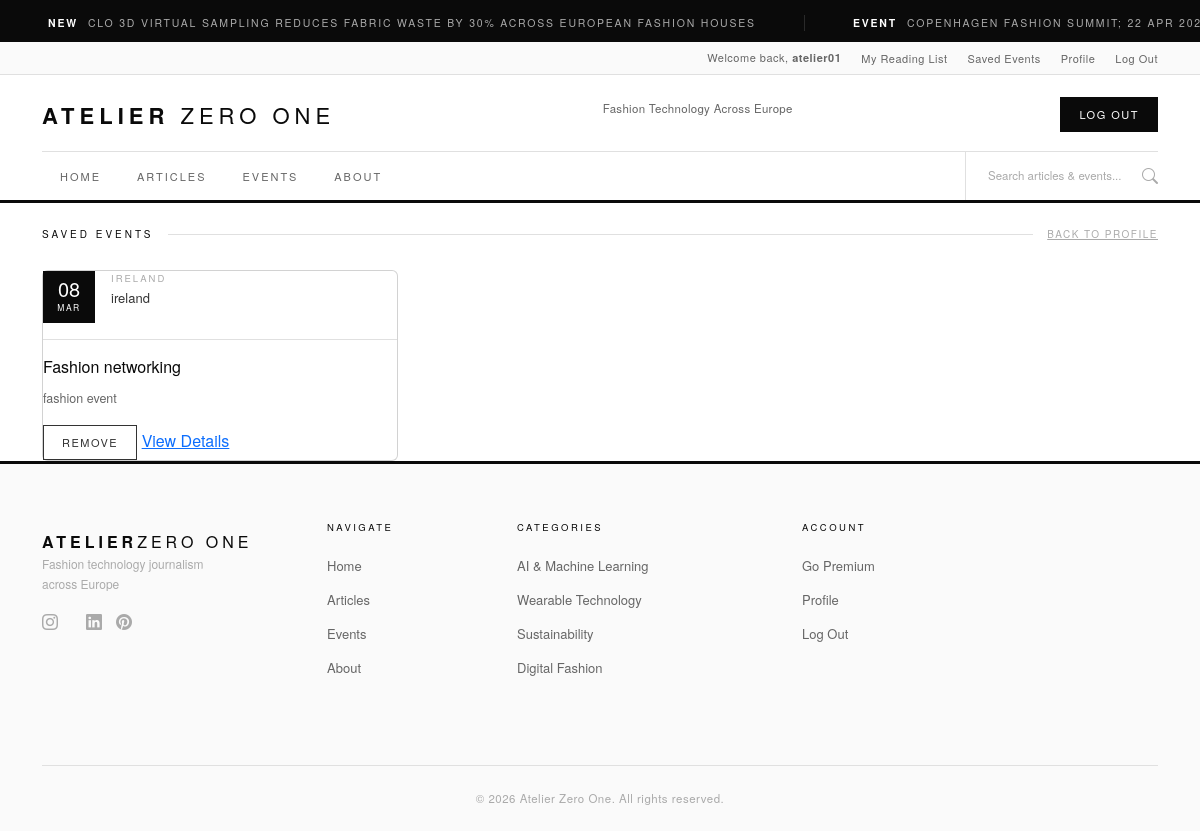
The app's page /user/saved-events/ (signed in) with its own data.
### events/models.py (models this page shows, shortened)
class Event(models.Model):
    title = models.CharField(max_length=200)
    slug = models.SlugField(unique=True)
    description = models.TextField()
    event_date = models.DateTimeField()
    location = models.CharField(max_length=200)
    country = models.CharField(max_length=100)
    website_url = models.URLField(blank=True)
    image = CloudinaryField('image', blank=True, null=True)
    is_published = models.BooleanField(default=False)
    created_at = models.DateTimeField(auto_now_add=True)
    class Meta:
        ordering = ['event_date']

### accounts/views.py (the view)
# urls.py: path('saved-events/', views.saved_events, name='saved_events'),
@login_required
def saved_events(request):
    profile = get_object_or_404(UserProfile, user=request.user)
    saved_events = profile.saved_events.all()
    context = {
        'saved_events': saved_events,
    }
    return render(request, 'accounts/saved_events.html', context)

### accounts/templates/accounts/saved_events.html (shortened to what this page needs)
{% extends "base.html" %}
{% load static %}
{% block extra_css %}
<link rel="stylesheet" href="{% static 'css/accounts.css' %}">
{% endblock %}
{% block content %}
<div class="container mt-4">
    <div class="section-label-row">
        <span class="section-label">Saved Events</span>
        <span class="section-rule"></span>
        <a href="{% url 'accounts:profile' %}" class="section-more">Back to Profile</a>
    </div>
    <div class="row g-4">
        {% for event in saved_events %}
        <div class="col-md-6 col-lg-4">
            <div class="event card">
                <div class="event-date-block">
                    <div class="event-date-box">
                        <span class="event-day">{{ event.event_date|date:"d" }}</span>
                        <span class="event-month">{{ event.event_date|date:"M" }}</span>
                    </div>
                    <div class="event-location-info">
                        <div class="event-country">{{ event.country }}</div>
                        <div class="event-venue">{{ event.location }}</div>
                    </div>
                </div>
                <h3 class="event-title">{{ event.title }}</h3>
                <P class="event-desc">{{ event.description|truncatewords:20 }}</P>
                <div class="event-footer">
                    <a href="{% url 'accounts:save_event' event.id %}" class="btn-outline-dark-custom">
                         remove
                    </a>
                    <a href="{% url 'events:event_detail' event.slug %}" class="event.link">View Details</a>
                </div>
            </div>
        </div>
        {% endfor %}
    </div>
</div>
{% endblock %}

### templates/includes/user_bar.html
{% load static %}
<div class="user-bar d-none d-md-block">
    <div class="container user-bar-inner">
        <span>Welcome back, <strong>{{ user.username }}</strong></span>
        <a href="{% url 'accounts:reading_list' %}">My Reading List</a>
        <a href="{% url 'accounts:saved_events' %}">Saved Events</a>
        <a href="{% url 'accounts:profile' %}">Profile</a>
        <a href="{% url 'account_logout' %}">Log Out</a>
    </div>
</div>

### static/css/base.css (style rules this page uses)
:root { --black: #0a0a0a; --white: #ffffff; --grey-50: #fafafa; --grey-100: #f4f4f4; --grey-200: #e8e8e8; --grey-300: #d0d0d0; --grey-400: #aaaaaa; --grey-600: #666666; --grey-800: #333333; --border: #e0e0e0; --gold: #b8953a; --gold-light: #fffdf5; }
body { display: flex; flex-direction: column; min-height: 100vh; font-family: 'Helvetica Neue', Helvetica, Arial, sans-serif; }
.btn-outline-dark-custom { font-size: 11px; letter-spacing: 1.5px; text-transform: uppercase; padding: 8px 18px; border: 1px solid var(--grey-800); color: var(--grey-800); background: transparent; transition: all 0.2s; display: inline-block; white-space: nowrap; cursor: pointer; font-family: inherit; text-decoration: none; }
.user-bar { background: var(--grey-50); border-bottom: 1px solid var(--border); padding: 7px 0; font-size: 11px; letter-spacing: 0.5px; color: var(--grey-600); }
.user-bar-inner { display: flex; justify-content: flex-end; align-items: center; gap: 20px; }
.user-bar a { color: var(--grey-600); transition: color 0.2s; text-decoration: none; }
.section-label-row { display: flex; align-items: center; gap: 14px; margin-bottom: 28px; }
.section-label { font-size: 10px; letter-spacing: 3px; text-transform: uppercase; color: var(--black); font-weight: 500; white-space: nowrap; }
.section-rule { flex: 1; height: 1px; background: var(--border); }
.section-more { font-size: 10px; letter-spacing: 1.5px; text-transform: uppercase; color: var(--grey-400); white-space: nowrap; transition: color 0.2s; }
.event-date-block { display: flex; align-items: flex-start; gap: 16px; margin-bottom: 16px; padding-bottom: 16px; border-bottom: 1px solid var(--border); }
.event-date-box { background: var(--black); color: var(--white); width: 52px; height: 52px; display: flex; flex-direction: column; align-items: center; justify-content: center; flex-shrink: 0; }
.event-day { font-size: 20px; font-weight: 300; line-height: 1; }
.event-month { font-size: 8.5px; letter-spacing: 1.5px; text-transform: uppercase; margin-top: 2px; }
.event-location-info { flex: 1; }
.event-country { font-size: 9.5px; letter-spacing: 2px; text-transform: uppercase; color: var(--grey-400); margin-bottom: 3px; }
.event-venue { font-size: 13px; color: var(--grey-800); }
.event-title { font-size: 16px; font-weight: 400; line-height: 1.4; color: var(--black); margin-bottom: 10px; }
.event-desc { font-size: 12.5px; color: var(--grey-600); line-height: 1.65; font-weight: 300; flex: 1; margin-bottom: 16px; }

### records on screen
Event: event_date "08", event_date "MAR", country "IRELAND", location "ireland", title "Fashion networking", description "fashion event"

### other values on screen
{{ user.username }} "atelier01"
